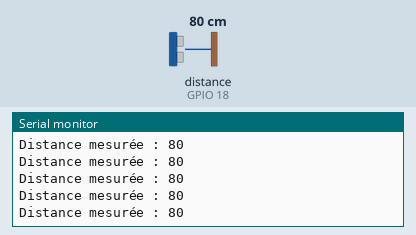
A sketch run on a simulated ESP32. Parts: the last lines printed to the serial monitor. Wiring (inferred from the names in the program): ultrasonic range finder: trigger GPIO 5; echo GPIO 18. The inputs (shaded band) are chosen by the test bench; at power-on: distance to the obstacle (sensor on GPIO 18) 80 cm. The echo pulse lasts 58.3 µs per cm; WiFi joins after 1.5 s; servers stay silent unless stated; uploads are accepted with an empty reply.

Above: at 2.7 s.
2.8 s: distance to the obstacle (sensor on GPIO 18) set to 2 cm
At 3.8 s:
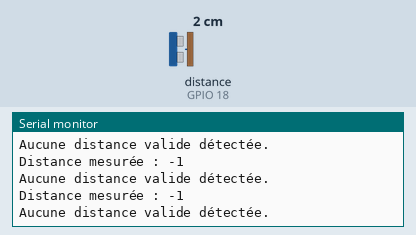
4.3 s: distance to the obstacle (sensor on GPIO 18) set to 5 cm
At 5.3 s:
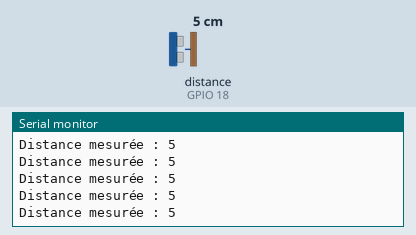
Timing chart, 0 to 7.3 s (numbered marks = the images above; inputs shaded):
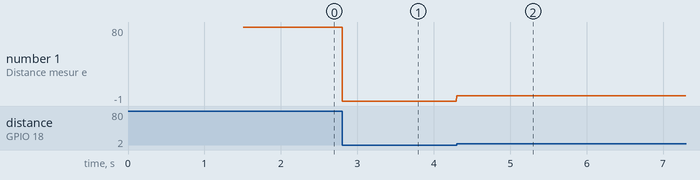

The sketch:

sketch_mar3a.ino
```cpp
#include <WiFi.h>
#include <HTTPClient.h>

const char* ssid = "BLANC";  // Remplace par ton SSID
const char* password = "AZERTYUIOP";  // Remplace par ton mot de passe

const char* server_url = "http://192.168.1.11:8000/fishin/messages/";  // URL Django

WiFiServer server(80);
String dernierMessage = "Aucun message reçu";  // Stocke le dernier message reçu (ID de l'ESP82)
unsigned long lastSendTime = 0;  // Gère l'intervalle de 5 sec
int trigPin = 5;  // Pin Trigger du HC-SR04
int echoPin = 18;  // Pin Echo du HC-SR04
long distance;
long seuil = 30;  // Distance seuil (en cm) pour détecter un mouvement
long seuilMin = 4;  // Distance minimale à prendre en compte
bool mouvementDetecte = false;  // Indicateur de détection de mouvement
unsigned long lastDetectionTime = 0;  // Temps de la dernière détection pour éviter l'envoi continu
unsigned long lastMessageTime = 0;  // Temps de la dernière réception du message de l'ESP82
unsigned long timeoutEsp82 = 10000;  // Délai d'attente (10 secondes) avant de réinitialiser l'ID si pas de message de l'ESP82

// Déclaration de la fonction sans argument par défaut dans la déclaration
void envoyerAuServeur(String message, String id);

void setup() {
    Serial.begin(115200);
    WiFi.begin(ssid, password);

    Serial.print("Connexion à Wi-Fi");
    while (WiFi.status() != WL_CONNECTED) {
        delay(500);
        Serial.print(".");
    }

    Serial.println("\nWi-Fi connecté !");
    Serial.print("Adresse IP : ");
    Serial.println(WiFi.localIP());

    server.begin();
    pinMode(trigPin, OUTPUT);
    pinMode(echoPin, INPUT);
}

void loop() {
    WiFiClient client = server.available();
    if (client) {
        Serial.println("Client connecté !");
        String requete = client.readStringUntil('\r');
        Serial.println("Message reçu de l'ESP82 : " + requete);
        client.flush();

        dernierMessage = requete;  // Mise à jour du dernier message (ID de l'ESP82)
        lastMessageTime = millis();  // Mise à jour du temps de réception du dernier message de l'ESP82
    }

    // Lecture de la distance du capteur ultrason
    distance = mesurerDistance();
    Serial.print("Distance mesurée : ");
    Serial.println(distance);

    // Vérifier que la distance est valide avant de continuer
    if (distance != -1) {
        // Vérification si la distance est inférieure au seuil (indiquant une intrusion)
        if (distance < seuil) {  // Si un mouvement est détecté
            if (!mouvementDetecte) {
                mouvementDetecte = true;
                lastDetectionTime = millis();  // Mise à jour du temps de détection
                Serial.println("Mouvement détecté !");
            }
        }

        // Envoi d'un message au serveur si un mouvement a été détecté et qu'il est temps d'envoyer
        if (mouvementDetecte && millis() - lastDetectionTime >= 500) {
            if (dernierMessage == "Aucun message reçu") {
                envoyerAuServeur("Intruder", "");  // Envoi "Intruder" si aucun message de l'ESP82
            } else {
                envoyerAuServeur("Verified", dernierMessage);  // Envoi "Verified" avec l'ID de l'ESP82
            }
            mouvementDetecte = false;  // Réinitialiser l'indicateur de mouvement après l'envoi
        }

    } else {
        Serial.println("Aucune distance valide détectée.");
    }

    // Si aucun message n'est reçu de l'ESP82 après un certain délai, réinitialiser l'ID
    if (millis() - lastMessageTime >= timeoutEsp82) {
        dernierMessage = "Aucun message reçu";  // Réinitialiser l'ID après le timeout
        Serial.println("ID de l'ESP82 réinitialisé après timeout.");
    }
}

long mesurerDistance() {
    // Envoie d'une impulsion pour obtenir la distance
    digitalWrite(trigPin, LOW);
    delayMicroseconds(2);
    digitalWrite(trigPin, HIGH);
    delayMicroseconds(10);
    digitalWrite(trigPin, LOW);

    long duration = pulseIn(echoPin, HIGH);
    long distance = (duration / 2) * 0.0344;  // Calcul de la distance en cm

    // Retourne -1 si la distance est invalide
    if (duration == 0 || distance < seuilMin) {
        return -1;  // Retourne -1 pour signaler une lecture invalide
    }

    return distance;
}

// Définition de la fonction sans argument par défaut
void envoyerAuServeur(String message, String id) {
    if (WiFi.status() == WL_CONNECTED) {
        HTTPClient http;
        http.begin(server_url);
        http.addHeader("Content-Type", "application/json");
            Serial.println("envoi du message au serveur.");

        // Envoi du message avec l'ID, si disponible
        String payload;
        if (id != "") {
            payload = "{\"message\": \"" + message + "\", \"id\": \"" + id + "\"}";
        } else {
            payload = "{\"message\": \"" + message + "\"}";
        }

        int httpResponseCode = http.POST(payload);

        Serial.print("Réponse serveur : ");
        Serial.println(httpResponseCode);

        if (httpResponseCode == 200) {  // Si le serveur répond correctement
            // Réinitialiser l'ID de l'ESP82 après une réponse réussie
            dernierMessage = "Aucun message reçu";
            Serial.println("ID de l'ESP82 réinitialisé après réponse du serveur.");
        }

        http.end();
    } else {
        Serial.println("Wi-Fi déconnecté !");
    }
}
```

Measured:
- the behaviour switches between 3 and 4 cm on distance to the obstacle (sensor on GPIO 18) (found by bisection; images 1 and 2)
- after the input at 2.8 s, the serial monitor: prints a new line at once (image 1)
- after the input at 4.3 s, the serial monitor: prints a new line at once (image 2)
- plotted number 1: 80 → -1 after the input at 2.8 s, -1 → 5 after the input at 4.3 s
